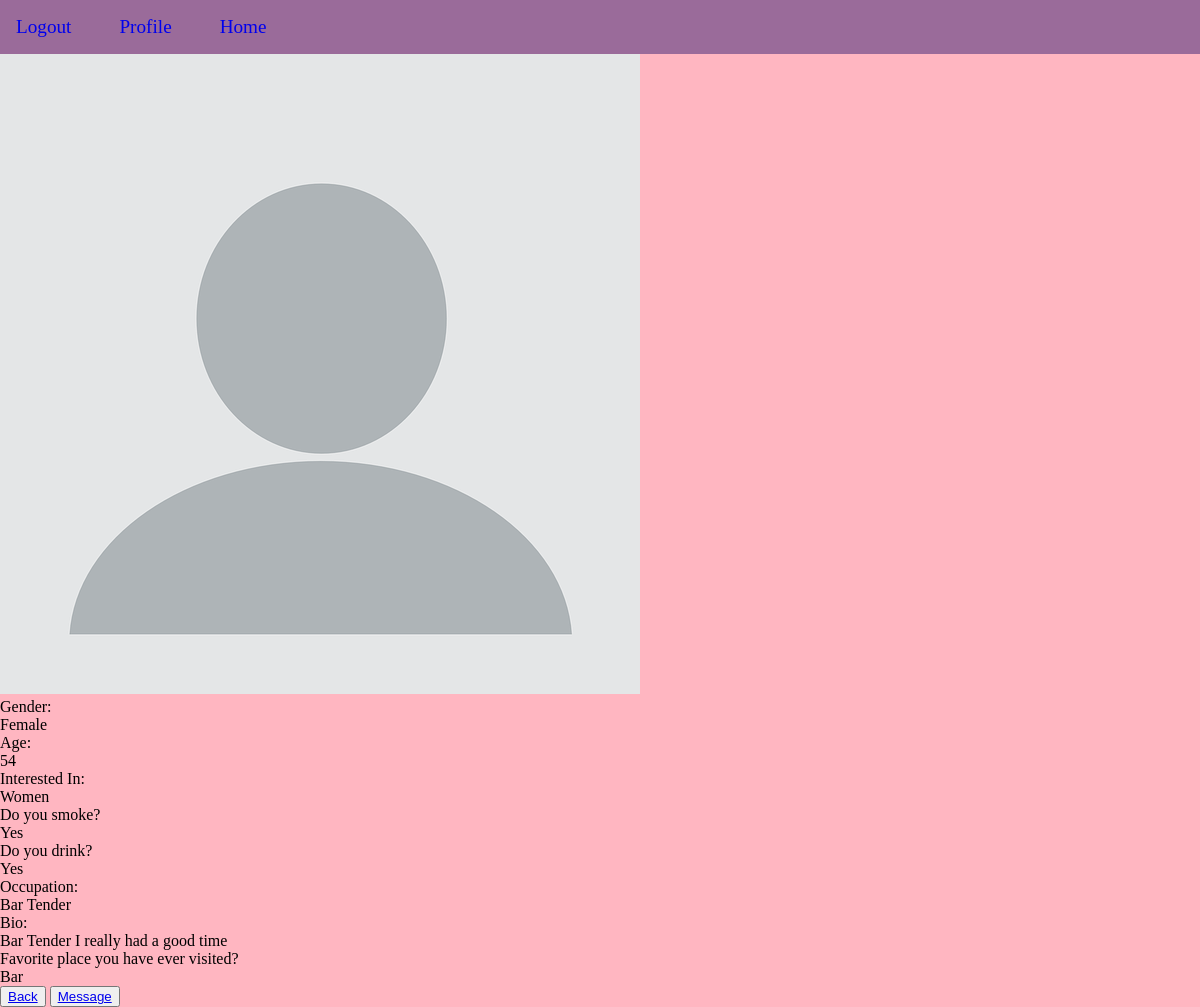
Screenshot of /partner_profile/9 (signed in) with the database file from the repository.
### app/models.py (models this page shows, shortened)
class DatingProfile(models.Model):
    user_profile = models.ForeignKey(
        Profile,
        on_delete=models.CASCADE,
        related_name="dating_profile_user",
        null=True,
    )
    created = models.BooleanField(default=False)
    profile_pic = models.ImageField(
        default="default_pic.jpg",
        null=True,
        blank=True,
    )
    gender_options = (("Male", "MALE"), ("Female", "FEMALE"))
    interested_in_options = ("Men", "MEN"), ("Women", "WOMEN"), ("Both", "BOTH")
    yes_or_no_options = (("Yes", "YES"), ("No", "NO"))
    gender = models.CharField(max_length=50, choices=gender_options, null=True)
    age = models.IntegerField(null=True)
    interested_in = models.CharField(
        max_length=50, choices=interested_in_options, null=True
    )
    smoker = models.CharField(max_length=50, choices=yes_or_no_options, null=True)
    drinker = models.CharField(max_length=50, choices=yes_or_no_options, null=True)
    occupation = models.CharField(max_length=50, null=True)
    bio = models.TextField(null=True)
    favorite_place_ever_been = models.TextField(null=True)

### app/views.py (the view)
# urls.py: path("partner_profile/<int:id>", partner_profile_view, name="partner"),
@login_required(login_url="login")
def partner_profile_view(request, id):
    partner = Profile.objects.get(user__id=id)
    dating_profile = DatingProfile.objects.get(user_profile=partner)
    context = {"dating_profile": dating_profile}
    return render(request, "potiental_partner_profile.html", context)

### app/templates/potiental_partner_profile.html (shortened to what this page needs)
{%extends 'home.html'%}
{%block content%}
<div id="partner_profile_image_container">
    <img src="{{dating_profile.profile_pic.url}}"/>
</div>
<div id="partner_profile_gender_container"><div id="gender">Gender: </div>{{dating_profile.gender}}</div>
<div id="partner_profile_age_container"><div id="age">Age:</div>{{dating_profile.age}}</div>
<div id="partner_profile_interested_in_container">
  <div id="partner_interested_in">Interested In: </div>{{dating_profile.interested_in}}
</div>
<div id="partner_profile_smoker_container"><div id="smoker">Do you smoke? </div>{{dating_profile.smoker}}</div>
<div id="partner_profile_drinker_container"><div id="drinker">Do you drink? </div>{{dating_profile.drinker}}</div>
<div id="partner_profile_occupation_container"><div id="job">Occupation: </div>{{dating_profile.occupation}}</div>
<div id="partner_profile_bio_container"><div id="bio">Bio: </div>{{dating_profile.bio}}</div>
<div id="partner_profile_favorite_place_ever_been_container"><div id="favorite_place_ever_been">Favorite place you have ever visited? </div>{{dating_profile.favorite_place_ever_been}}</div>
<button> <a href= "{% url "matchmaking"%}" >Back</a></button>
<button> <a href= # >Message</a></button>
{%endblock content%}

### app/static/styles.css (style rules this page uses)
body { margin: 0; background-color: lightpink; }

### rows the page displays
DatingProfile: profile_pic (placeholder picture), gender "Female", age "54", interested_in "Women", smoker "Yes", drinker "Yes", occupation "Bar Tender", bio "Bar Tender I really had a good time", favorite_place_ever_been "Bar"
